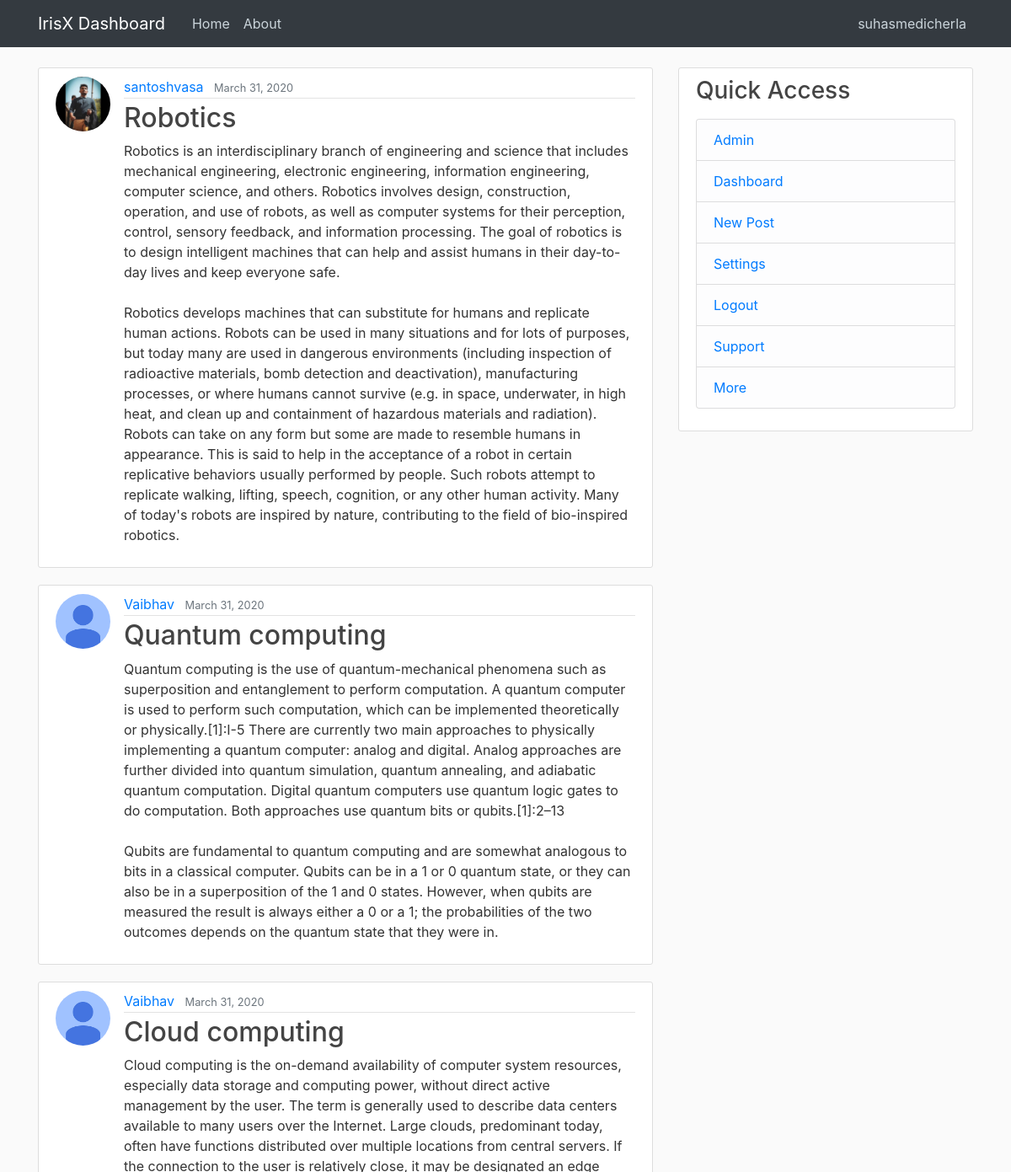
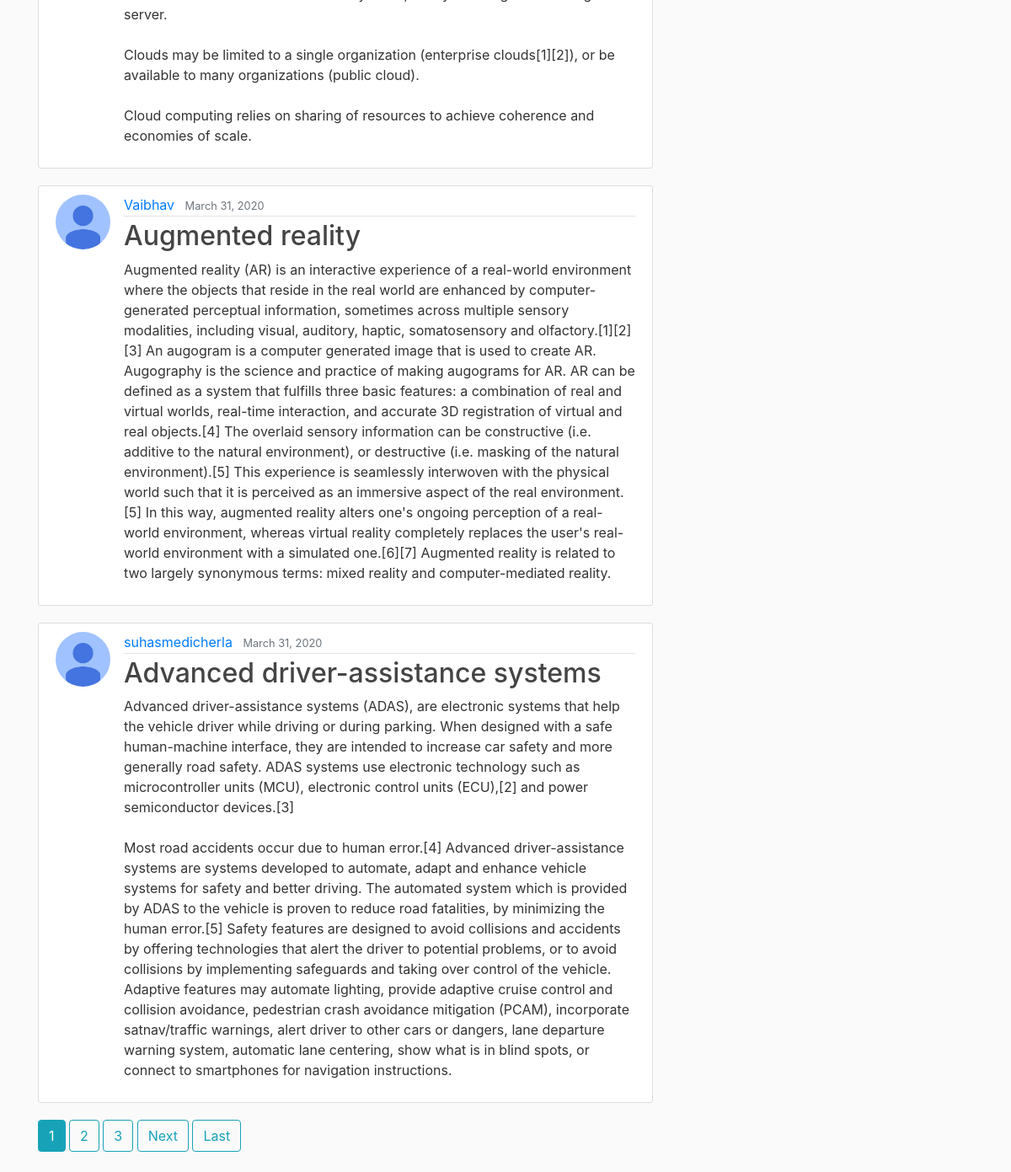
Screenshot of / (signed in) with the database file from the repository (2 pictures, top to bottom).
### blog/models.py (models this page shows, shortened)
class Post(models.Model):
    title = models.CharField(max_length=100)
    content = models.TextField()
    date_posted = models.DateTimeField(default=timezone.now)
    author = models.ForeignKey(User, on_delete=models.CASCADE)

### users/models.py (models this page shows, shortened)
class Profile(models.Model):
    user = models.OneToOneField(User, on_delete=models.CASCADE)
    image = models.ImageField(default='default.jpg', upload_to='profile_pics')

### blog/views.py (the view)
# urls.py: path('', PostListView.as_view(), name='blog-home'),
class PostListView(ListView):
    model = Post
    template_name = "blog/home.html"
    context_object_name = "posts"
    ordering = ['-date_posted']
    paginate_by = 5

### blog/templates/blog/home.html (shortened to what this page needs)
{% extends "blog/base.html" %}
{% block content %}
    {% for post in posts %}
        <article class="media content-section">
          <img class="rounded-circle article-img" src = "{{ post.author.profile.image.url }}">
          <div class="media-body">
            <div class="article-metadata">
              <a class="mr-2" href="{% url 'user-posts' post.author.username %}">{{ post.author }}</a>
              <small class="text-muted">{{ post.date_posted | date:"F d, Y" }}</small>
            </div>
            <h2><a class="article-title" href="{% url 'post-detail' post.id %}">{{ post.title }}</a></h2>
            <p class="article-content">{{ post.content }}</p>
          </div>
        </article>
    {% endfor %}
    {% if is_paginated %}
      {% for num in page_obj.paginator.page_range %}
        {% if page_obj.number == num %}
          <a class = 'btn btn-info mb-4' href='?page={{ num }}'>{{ num }}</a>
        {% elif num > page_obj.number|add:'-3' and num < page_obj.number|add:'3' %}
          <a class = 'btn btn-outline-info mb-4' href='?page={{num}}'>{{num}}</a>
        {% endif %}
      {% endfor %}
      {% if page_obj.has_next %}
        <a class = 'btn btn-outline-info mb-4' href='?page={{ page_obj.next_page_number }}'>Next</a>
        <a class = 'btn btn-outline-info mb-4' href='?page={{ page_obj.paginator.num_pages }}'>Last</a>
      {% endif %}
    {% endif %}
{% endblock content %}

### blog/templates/blog/base.html (shortened to what this page needs)
{% load static %}
<!doctype html>
<html lang="en">
  <head>
    <link rel="stylesheet" href="https://maxcdn.bootstrapcdn.com/bootstrap/4.0.0/css/bootstrap.min.css">
    <link rel="stylesheet" type="text/css" href="{% static 'blog/main.css' %}">
  </head>
  <body>
    <header class="site-header">
      <nav class="navbar navbar-expand-md navbar-dark bg-dark fixed-top">
        <div class="container">
          <a class="navbar-brand mr-4" href="{% url 'blog-home' %}">IrisX Dashboard</a>
          <div class="collapse navbar-collapse" id="navbarToggle">
            <div class="navbar-nav mr-auto">
              <a class="nav-item nav-link" href="{% url 'blog-home' %}">Home</a>
              <a class="nav-item nav-link" href="{% url 'blog-about' %}">About</a>
            </div>
            <div class="navbar-nav">
              {% if user.is_authenticated %}
              <a class="nav-item nav-link" href="{% url 'user-posts' user.username %}">{{ user.username }}</a>
              {% else %}
              <a class="nav-item nav-link" href="{% url 'login' %}">Login</a>
              <a class="nav-item nav-link" href="{% url 'register' %}">Register</a>
              {% endif %}
            </div>
          </div>
        </div>
      </nav>
    </header>
    <main role="main" class="container">
      <div class="row">
        <div class="col-md-8">
          {% block content %}{% endblock %}
        </div>
        <div class="col-md-4">
          <div class="content-section">
            <h3>Quick Access</h3>
            <p class='text-muted'>
              <ul class="list-group">
                {% if user.is_authenticated %}
                  {% if user.is_superuser %}
                    <li class="list-group-item list-group-item-light"><a href="/admin">Admin</a></li>
                  {% endif %}
                <li class="list-group-item list-group-item-light"><a href="#">Dashboard</a></li>
                <li class="list-group-item list-group-item-light"><a href="{% url 'post-create' %}">New Post</a></li>
                <li class="list-group-item list-group-item-light"><a href="#">Settings</a></li>
                <li class="list-group-item list-group-item-light"><a href="{% url 'logout' %}">Logout</a></li>
                {% else %}
                <li class="list-group-item list-group-item-light"><a href="{% url 'login' %}">Login</a></li>
                <li class="list-group-item list-group-item-light"><a href="{% url 'register' %}">Register</a></li>
                {% endif %}
                <li class="list-group-item list-group-item-light"><a href="#">Support</a></li>
                <li class="list-group-item list-group-item-light"><a href="#">More</a></li>
              </ul>
            </p>
          </div>
        </div>
      </div>
    </main>
  </body>
</html>

### blog/static/blog/main.css (style rules this page uses)
body { background: #fafafa; color: #333333; margin-top: 5rem; }
h1, h2, h3, h4, h5, h6 { color: #444444; }
ul { margin: 0; }
.site-header .navbar-nav .nav-link { color: #cbd5db; }
.content-section { background: #ffffff; padding: 10px 20px; border: 1px solid #dddddd; border-radius: 3px; margin-bottom: 20px; }
.article-title { color: #444444; }
.article-content { white-space: pre-line; }
.article-img { height: 65px; width: 65px; margin-right: 16px; }
.article-metadata { padding-bottom: 1px; margin-bottom: 4px; border-bottom: 1px solid #e3e3e3 }

### rows the page displays
Post: author.profile.image (picture), author "santoshvasa", date_posted "March 31, 2020", title "Robotics", content "Robotics is an interdisciplinary branch of engineering and science that includes mechanical engineering, electronic engineering, information engineering, computer science, and others. Robotics involves design, construction, operation, and use of robots, as well as computer systems for their perception, control, sensory feedback, and information processing. The goal of robotics is to design intelligent machines that can help and assist humans in their day-to-day lives and keep everyone safe. Robotics develops machines that can substitute for humans and replicate human actions. Robots can be used in many situations and for lots of purposes, but today many are used in dangerous environments…"
Post: author.profile.image (placeholder picture), author "Vaibhav", date_posted "March 31, 2020", title "Quantum computing", content "Quantum computing is the use of quantum-mechanical phenomena such as superposition and entanglement to perform computation. A quantum computer is used to perform such computation, which can be implemented theoretically or physically.[1]:I-5 There are currently two main approaches to physically implementing a quantum computer: analog and digital. Analog approaches are further divided into quantum simulation, quantum annealing, and adiabatic quantum computation. Digital quantum computers use quantum logic gates to do computation. Both approaches use quantum bits or qubits.[1]:2–13 Qubits are fundamental to quantum computing and are somewhat analogous to bits in a classical computer. Qubits…"
Post: author.profile.image (placeholder picture), author "Vaibhav", date_posted "March 31, 2020", title "Cloud computing", content "Cloud computing is the on-demand availability of computer system resources, especially data storage and computing power, without direct active management by the user. The term is generally used to describe data centers available to many users over the Internet. Large clouds, predominant today, often have functions distributed over multiple locations from central servers. If the connection to the user is relatively close, it may be designated an edge server. Clouds may be limited to a single organization (enterprise clouds[1][2]), or be available to many organizations (public cloud). Cloud computing relies on sharing of resources to achieve coherence and economies of scale."
Post: author.profile.image (placeholder picture), author "Vaibhav", date_posted "March 31, 2020", title "Augmented reality", content "Augmented reality (AR) is an interactive experience of a real-world environment where the objects that reside in the real world are enhanced by computer-generated perceptual information, sometimes across multiple sensory modalities, including visual, auditory, haptic, somatosensory and olfactory.[1][2] [3] An augogram is a computer generated image that is used to create AR. Augography is the science and practice of making augograms for AR. AR can be defined as a system that fulfills three basic features: a combination of real and virtual worlds, real-time interaction, and accurate 3D registration of virtual and real objects.[4] The overlaid sensory information can be constructive (i.e.…"
Post: author.profile.image (placeholder picture), author "suhasmedicherla", date_posted "March 31, 2020", title "Advanced driver-assistance systems", content "Advanced driver-assistance systems (ADAS), are electronic systems that help the vehicle driver while driving or during parking. When designed with a safe human-machine interface, they are intended to increase car safety and more generally road safety. ADAS systems use electronic technology such as microcontroller units (MCU), electronic control units (ECU),[2] and power semiconductor devices.[3] Most road accidents occur due to human error.[4] Advanced driver-assistance systems are systems developed to automate, adapt and enhance vehicle systems for safety and better driving. The automated system which is provided by ADAS to the vehicle is proven to reduce road fatalities, by minimizing the…"

### other values shown
{{ user.username }} "suhasmedicherla"
{{ num }} "1"
{{ num }} "2" "3"
